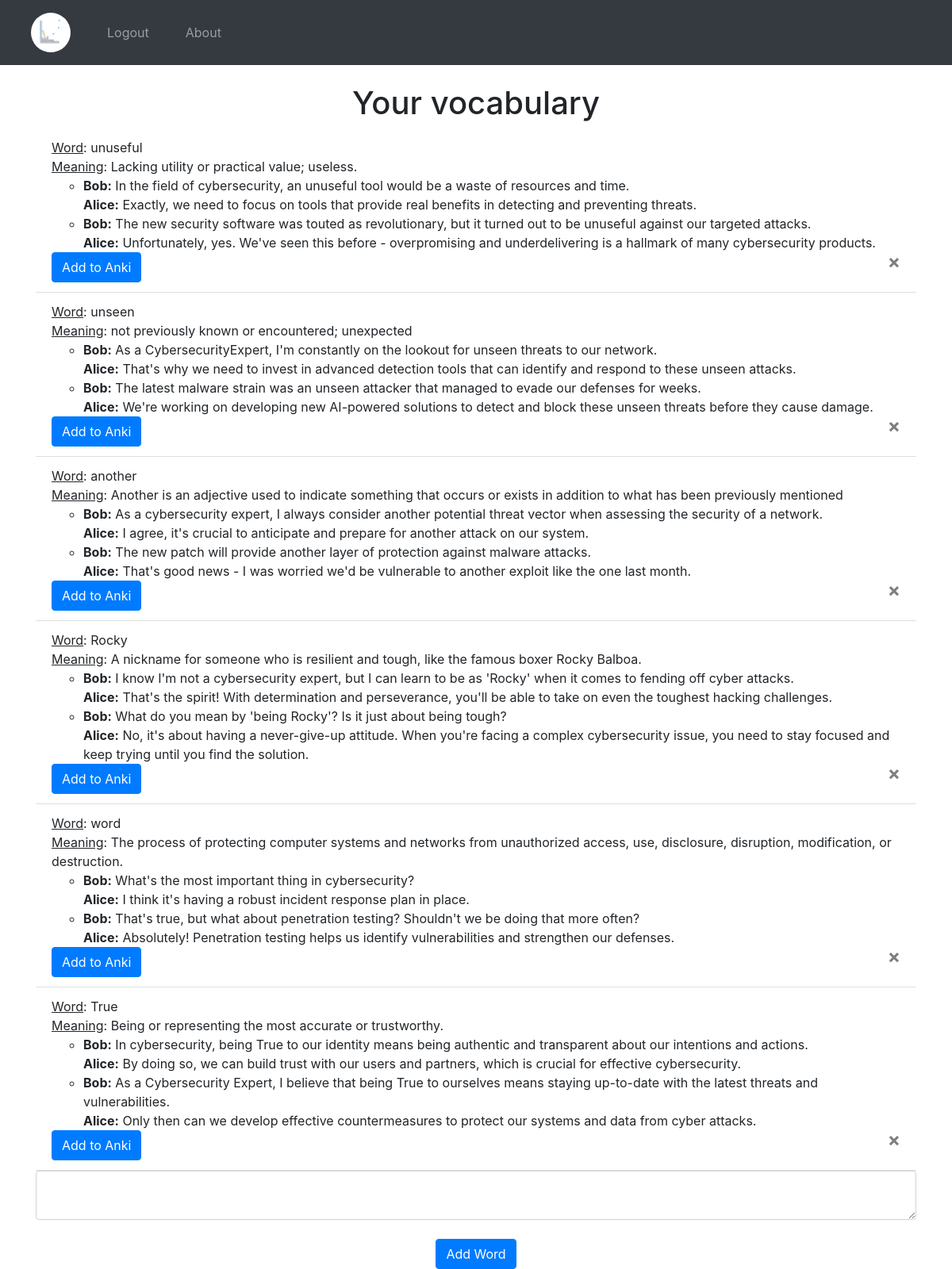
The app's page / (signed in) with its own data.
### website/models.py (models this page shows)
class Word(db.Model):
    id = db.Column(db.Integer, primary_key=True) # has autoincrement (default)
    data = db.Column(db.String(config.MAX_LEN_WORD))
    date = db.Column(db.DateTime(timezone=True), default=func.now())
    user_id = db.Column(db.Integer, db.ForeignKey('user.id'))
    word_info = db.Column(JSON)
    card_notes = db.Column(JSON)

### website/views.py (the view, shortened to what this page needs)
@views.route('/', methods=['GET', 'POST'])
@login_required
def home():
    return render_template("home.html", user=current_user)

### website/__init__.py (called while the page is built)
def create_app():
    app = Flask(__name__)
    app.config['SECRET_KEY'] = 'huasduofhaosudfhas' #TODO how to NOT disclose this private key
    app.config['SQLALCHEMY_DATABASE_URI'] = f'sqlite:///{DB_NAME}'
    db.init_app(app)
    from .views import views
    from .authn import authn
    app.register_blueprint(views, url_prefix='/')
    app.register_blueprint(authn, url_prefix='/')
    from .models import User, Word
    create_database(app)
    login_manager = LoginManager()
    login_manager.login_view = 'authn.login' # where users go if NOT loged-in
    login_manager.init_app(app)
    @login_manager.user_loader
    def load_user(id):
        return User.query.get(int(id)) # "int()" because we used the primary key as an Integer
    return app

### website/templates/home.html (shortened to what this page needs)
{% extends "base.html" %}
{% block content %}
    <br/>
    <h1 align="center">Your vocabulary</h1>
    <ul class="list-group list-group-flush" id="words">
        {% for word in user.words %}
            <li class="list-group-item">
                <u>Word</u>: {{ word.data }}
                <br>
                <u>Meaning</u>: {{ word.word_info.definition }}
                <br>
                <ul>
                    {% for sentence in word.word_info.dialog %}
                        <li>
                            <strong>Bob:</strong> {{ sentence.person1 }}
                            <br>
                            <strong>Alice:</strong> {{ sentence.person2 }}
                            <br>
                        </li>
                    {% endfor %}
                </ul>
                <button type="button" class="close" onClick="deleteWord({{ word.id }})">
                    <span aria-hidden="true">&times;</span>
                </button>
                <button type="button" class="btn btn-primary" onClick="addCardToAnki({{ word.id }})">
                    Add to Anki
                </button>
            </li>
        {% endfor %}
    </ul>
    <form id="addWordForm" method="POST">
        <textarea name="word" id="word" class="form-control"></textarea>
        <br />
        <div align="center">
            <button type="submit" class="btn btn-primary">Add Word</button>
        </div>
    </form>
{% endblock %}

### records on screen
Word: data "unuseful", word_info.definition "Lacking utility or practical value; useless.", person1 "In the field of cybersecurity, an unuseful tool would be a waste of resources and time." "The new security software was touted as revolutionary, but it turned out to be unuseful against our targeted attacks.", person2 "Exactly, we need to focus on tools that provide real benefits in detecting and preventing threats." "Unfortunately, yes. We've seen this before - overpromising and underdelivering is a hallmark of many cybersecurity products."
Word: data "unseen", word_info.definition "not previously known or encountered; unexpected", person1 "As a CybersecurityExpert, I'm constantly on the lookout for unseen threats to our network." "The latest malware strain was an unseen attacker that managed to evade our defenses for weeks.", person2 "That's why we need to invest in advanced detection tools that can identify and respond to these unseen attacks." "We're working on developing new AI-powered solutions to detect and block these unseen threats before they cause damage."
Word: data "another", word_info.definition "Another is an adjective used to indicate something that occurs or exists in addition to what has been previously mentioned", person1 "As a cybersecurity expert, I always consider another potential threat vector when assessing the security of a network." "The new patch will provide another layer of protection against malware attacks.", person2 "I agree, it's crucial to anticipate and prepare for another attack on our system." "That's good news - I was worried we'd be vulnerable to another exploit like the one last month."
Word: data "Rocky", word_info.definition "A nickname for someone who is resilient and tough, like the famous boxer Rocky Balboa.", person1 "I know I'm not a cybersecurity expert, but I can learn to be as 'Rocky' when it comes to fending off cyber attacks." "What do you mean by 'being Rocky'? Is it just about being tough?", person2 "That's the spirit! With determination and perseverance, you'll be able to take on even the toughest hacking challenges." "No, it's about having a never-give-up attitude. When you're facing a complex cybersecurity issue, you need to stay focused and keep trying until you find the solution."
Word: data "word", word_info.definition "The process of protecting computer systems and networks from unauthorized access, use, disclosure, disruption, modification, or destruction.", person1 "What's the most important thing in cybersecurity?" "That's true, but what about penetration testing? Shouldn't we be doing that more often?", person2 "I think it's having a robust incident response plan in place." "Absolutely! Penetration testing helps us identify vulnerabilities and strengthen our defenses."
Word: data "True", word_info.definition "Being or representing the most accurate or trustworthy.", person1 "In cybersecurity, being True to our identity means being authentic and transparent about our intentions and actions." "As a Cybersecurity Expert, I believe that being True to ourselves means staying up-to-date with the latest threats and vulnerabilities.", person2 "By doing so, we can build trust with our users and partners, which is crucial for effective cybersecurity." "Only then can we develop effective countermeasures to protect our systems and data from cyber attacks."
